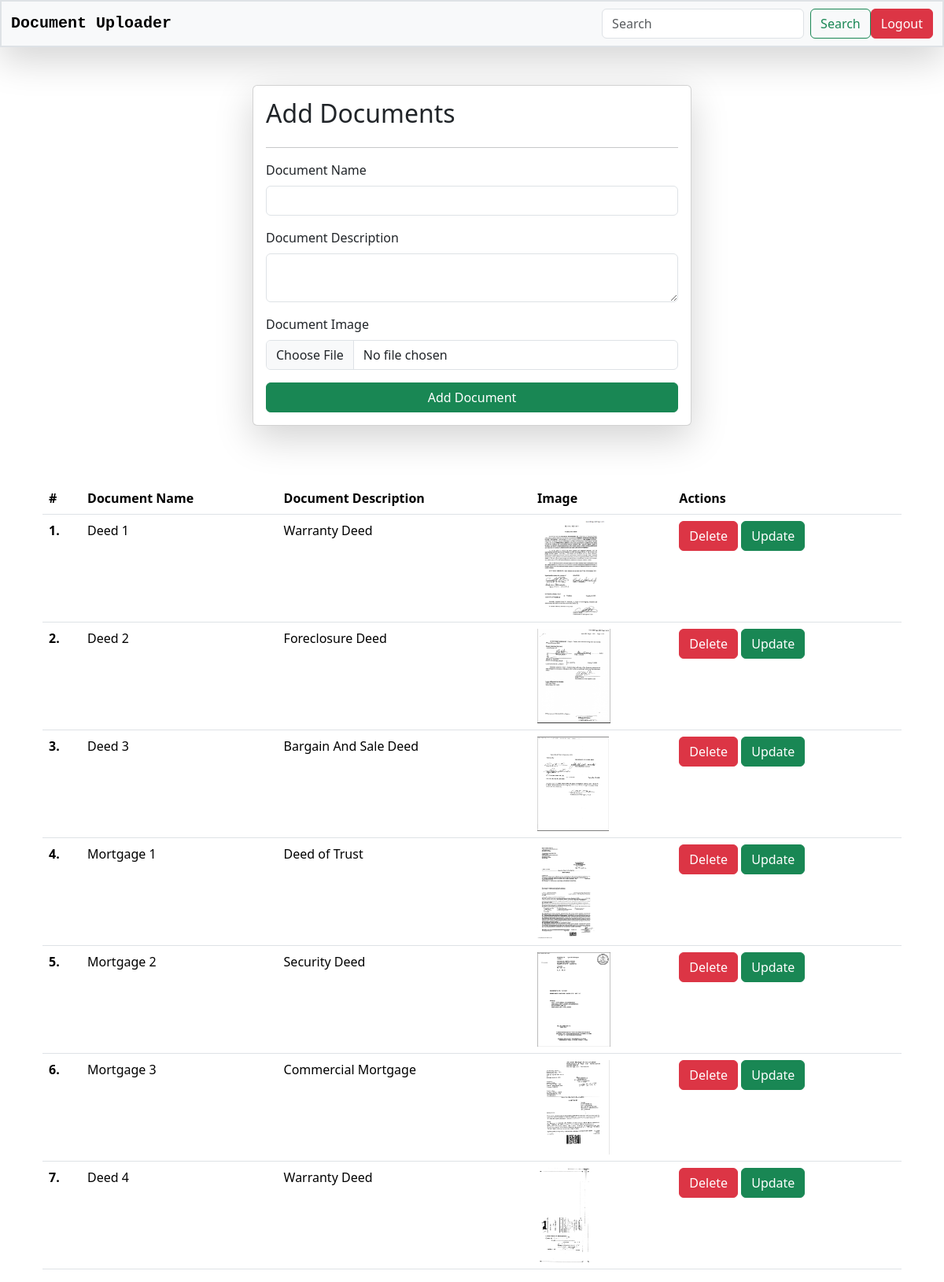
/receipes/ (signed in), run on the app's committed database.
### vege/models.py (models this page shows)
class Receipe(models.Model):
    user = models.ForeignKey(User, on_delete = models.SET_NULL, null = True , blank = True)
    receipe_name = models.CharField(max_length = 100)
    receipe_descripton = models.TextField()
    receipe_image = models.ImageField(upload_to="receipe")
    receipe_view_count = models.IntegerField(default = 1)

### vege/views.py (the view, shortened to what this page needs)
# urls.py: path('receipes/', receipes, name = 'receipes'),
@login_required(login_url='/login/')
def receipes(request):
    queryset = Receipe.objects.all()
    if request.GET.get('search'):
       queryset = queryset.filter(receipe_name__icontains = request.GET.get('search'))
    context = {'receipes' : queryset }
    return render(request, 'receipes.html', context)

### vege/templates/receipes.html (shortened to what this page needs)
{% extends 'base.html' %}
{% block start %}
<div class="container mt-5">
  <form class="col-6 mx-auto card p-3 shadow-lg" method="post" enctype="multipart/form-data">
    <h2>Add Documents</h2>
    <hr>
    <div class="mb-3">
      <label for="exampleInputEmail1" class="form-label">Document Name</label>
      <input type="text" name="receipe_name" required class="form-control">
    </div>
    <div class="mb-3">
      <label for="exampleInputPassword1" class="form-label">Document Description</label>
      <textarea class="form-control" name ="receipe_descripton" required> </textarea>
    </div>
    <div class="mb-3">
      <label for="exampleInputPassword1" class="form-label">Document Image</label>
      <input type="file" name="receipe_image" class="form-control">
    </div>
    <button type="submit" class="btn btn-success">Add Document</button>
  </form>
  <br>
<div class="container mt-5">
  <table class="table mb-10">
    <thead>
      <tr>
        <th scope="col">#</th>
        <th scope="col">Document Name</th>
        <th scope="col">Document Description</th>
        <th scope="col">Image</th>
        <th scope="col">Actions</th>
      </tr>
    </thead>
    <tbody>
      {% for receipe in receipes %}
      <tr>
        <th scope="row">{{forloop.counter}}.</th>
        <td>{{receipe.receipe_name}}</td>
        <td>{{receipe.receipe_descripton}}</td>
        <td>
          <img src="/media/{{receipe.receipe_image}}" style="height: 120px;"></td>
          <td>
            <a href="/delete-receipe/{{receipe.id}}" class="btn btn-danger">Delete</a>
            <a href="/update-receipe/{{receipe.id}}" class="btn btn-success">Update</a>
          </td>
      </tr>
      {% endfor%}
    </tbody>
  </table>
</div>
</div>
{% endblock %}

### home/Templates/base.html (shortened to what this page needs)
<!doctype html>
<html lang="en">
  <head>
    <link href="https://cdn.jsdelivr.net/npm/bootstrap@5.3.2/dist/css/bootstrap.min.css" rel="stylesheet">
</head>
<body>
  <div class="contianer">
  <nav class="navbar bg-light border border-2 shadow-lg">
    <div class="container-fluid">
      <a class="navbar-brand fw-bold font-monospace">Document Uploader</a>
      <form class="d-flex" role="search">
        <input class="form-control me-2" name = "search" type="search" placeholder="Search" aria-label="Search">
        <button class="btn btn-outline-success mr-2" type="submit">Search</button>
        {% if request.user.is_authenticated%}
        <a href = "/logout/" class="btn btn-danger" type="logout">Logout</a>
        {% else %}
        <a href = "/login/" class="btn btn-danger" type="login">Login</a>
        {% endif %}
        </form>
    </div>
  </nav>
  </div>
    {% block start%}
    {% endblock %}
</body>
</html>

### data on the page
Receipe: receipe_name "Deed 1", receipe_descripton "Warranty Deed", receipe_image (picture)
Receipe: receipe_name "Deed 2", receipe_descripton "Foreclosure Deed", receipe_image (picture)
Receipe: receipe_name "Deed 3", receipe_descripton "Bargain And Sale Deed", receipe_image (picture)
Receipe: receipe_name "Mortgage 1", receipe_descripton "Deed of Trust", receipe_image (picture)
Receipe: receipe_name "Mortgage 2", receipe_descripton "Security Deed", receipe_image (picture)
Receipe: receipe_name "Mortgage 3", receipe_descripton "Commercial Mortgage", receipe_image (picture)
Receipe: receipe_name "Deed 4", receipe_descripton "Warranty Deed", receipe_image (picture)
